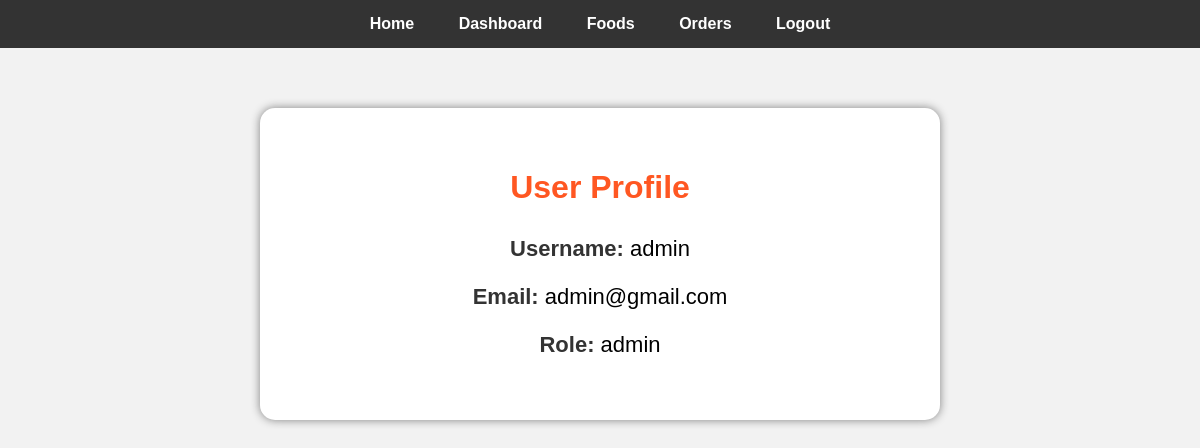
The app's page /profile (signed in) with its own data.
### app.py (models this page shows)
class User(db.Model):
    id = db.Column(db.Integer, primary_key=True)
    username = db.Column(db.String(100))
    email = db.Column(db.String(100))
    password = db.Column(db.String(200))
    role = db.Column(db.String(20))

### app.py (the view)
@app.route('/profile')
def profile():
    if 'user' not in session:
        return redirect('/login')
    user = User.query.filter_by(
        email=session['user']
    ).first()
    return render_template(
        'profile.html',
        user=user
    )

### templates/profile.html (shortened to what this page needs)
<!DOCTYPE html>
<html>
<head>
</head>
<body>
    <div class="navbar">
        <a href="/">Home</a>
        <a href="/dashboard">Dashboard</a>
        <a href="/viewfood">Foods</a>
        <a href="/orderhistory">Orders</a>
        <a href="/logout">Logout</a>
    </div>
    <div class="container">
        <h1>User Profile</h1>
        <div class="info">
            <p>
                <span class="label">Username:</span>
                {{ user.username }}
            </p>
            <p>
                <span class="label">Email:</span>
                {{ user.email }}
            </p>
            <p>
                <span class="label">Role:</span>
                {{ user.role }}
            </p>
        </div>
    </div>
</body>
</html>

### templates/profile.html (style rules this page uses)
body { margin:0; font-family:Arial; background:#f2f2f2; }
.navbar { background:#333; padding:15px; text-align:center; }
.navbar a { color:white; text-decoration:none; margin:20px; font-weight:bold; }
.container { width:50%; margin:60px auto; background:white; padding:40px; border-radius:15px; box-shadow:0 0 10px gray; text-align:center; }
h1 { color:#ff5722; }
.info { margin-top:30px; font-size:22px; }
.label { font-weight:bold; color:#333; }

### records on screen
User: username "admin", email "admin@gmail.com", role "admin"
